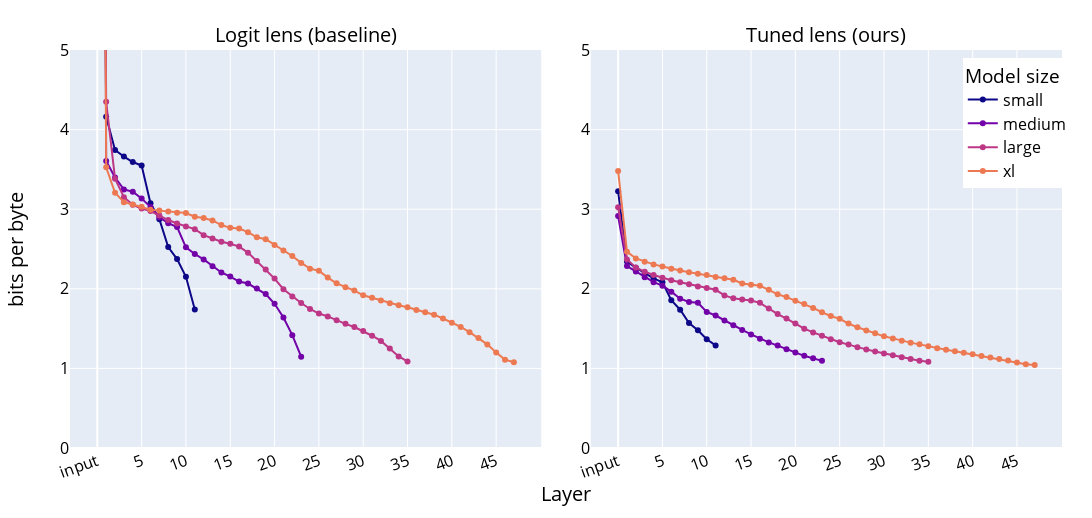

The cell this chart's notebook holds for it:
### Markdown cell above
# GPT-2

### Code cell
from plotly.subplots import make_subplots
import plotly.express as px
import plotly.graph_objects as go

PAGE_WIDTH = 6.75 * 96 * 2

from transformers import AutoConfig, AutoModel
import numpy as np
import torch as th


MODELS = [
    "gpt2", "gpt2-medium", "gpt2-large", "gpt2-xl",
]
NAMES = [
    "small", "medium", "large", "xl"
]

DEPTHS = []
PARAMS = []
WIDTHS = []
baselines = {}
metrics = {}
root = "/mnt/ssd-1/nora/real-lenses/gpt2/"

for name, model in zip(NAMES, MODELS):
    config = AutoConfig.from_pretrained(model)
    m = AutoModel.from_config(config)
    DEPTHS.append(config.num_hidden_layers)
    PARAMS.append(
        sum(p.numel() for p in m.parameters() if p.requires_grad)
    )
    WIDTHS.append(config.hidden_size)

    results = th.load(
        root + f"{name}/affine/eval/aggregate_metrics.pt",
        map_location="cpu"
    )
    baselines[name] = list(results['baseline_ce'].values())
    metrics[name] = list(results['lens_ce'].values())


master = make_subplots(
    rows=1,
    cols=2,
    subplot_titles=("Logit lens (baseline)", "Tuned lens (ours)"),
    horizontal_spacing=0.05,
    vertical_spacing=0.1,
    x_title="Layer",
    y_title="bits per byte",
).add_traces([
    go.Scatter(
        x=np.arange(depth),
        y=baselines[name][:-1],
        marker_color=color,
        mode="lines+markers",
        name=name,
        showlegend=False,
    ) for color, model, name, depth in zip(
        px.colors.sequential.Plasma[::2],
        MODELS,
        NAMES,
        DEPTHS
    )
], rows=1, cols=1
).add_traces([
    go.Scatter(
        x=np.arange(depth),
        y=metrics[name],
        marker_color=color,
        mode="lines+markers",
        name=name,
       # opacity=0.8,
    ) for color, model, name, depth in zip(
        px.colors.sequential.Plasma[::2],
        MODELS,
        NAMES,
        DEPTHS
    )
], rows=1, cols=2
).update_xaxes(
    dtick=5,
).update_yaxes(
    range=[0, 5],
).update_annotations(
    font=dict(size=20, color="black"),
).update_layout(
    font=dict(size=16, color="black"),
    height=PAGE_WIDTH / 2.5,
    hovermode="x unified",
    legend=dict(
        title_text="Model size",
        x=0.9,
        y=0.98,
    ),
    xaxis1=dict(
        tickangle=-20,
        tickvals=list(range(0, 50, 5)),
        ticktext=["input"] + [str(i * 5) for i in range(1, 45 - 1)],
    ),
    xaxis2=dict(
        tickangle=-20,
        tickvals=list(range(0, 50 - 1, 5)),
        ticktext=["input"] + [str(i * 5) for i in range(1, 45 - 1)],
    ),
    margin_l=70,
    margin_r=30,
    margin_t=50,
    margin_b=70,
    width=PAGE_WIDTH,
)
master

### Figure 1 — Plotly figure (JSON) as saved in the notebook; plotly's stock layout.template omitted (floating-point values rounded to 4 significant figures)
{"data": [{"marker": {"color": "#0d0887"}, "mode": "lines+markers", "name": "small", "showlegend": false, "type": "scatter", "x": [0, 1, 2, 3, 4, 5, 6, 7, 8, 9, 10, 11], "xaxis": "x", "y": [20.91, 4.16, 3.743, 3.661, 3.592, 3.549, 3.073, 2.875, 2.524, 2.374, 2.151, 1.741], "yaxis": "y"}, {"marker": {"color": "#7201a8"}, "mode": "lines+markers", "name": "medium", "showlegend": false, "type": "scatter", "x": [0, 1, 2, 3, 4, 5, 6, 7, 8, 9, 10, 11, 12, 13, 14, 15, 16, 17, 18, 19, 20, 21, 22, 23], "xaxis": "x", "y": [34.05, 3.606, 3.399, 3.248, 3.22, 3.136, 3.027, 2.9, 2.824, 2.776, 2.52, 2.437, 2.369, 2.284, 2.205, 2.154, 2.091, 2.066, 2.003, 1.934, 1.812, 1.639, 1.418, 1.147], "yaxis": "y"}, {"marker": {"color": "#bd3786"}, "mode": "lines+markers", "name": "large", "showlegend": false, "type": "scatter", "x": [0, 1, 2, 3, 4, 5, 6, 7, 8, 9, 10, 11, 12, 13, 14, 15, 16, 17, 18, 19, 20, 21, 22, 23, 24, 25, 26, 27, 28, 29, 30, 31, 32, 33, 34, 35], "xaxis": "x", "y": [21.63, 4.35, 3.383, 3.151, 3.055, 3.009, 2.977, 2.922, 2.864, 2.82, 2.783, 2.75, 2.674, 2.632, 2.591, 2.565, 2.53, 2.454, 2.35, 2.243, 2.129, 1.995, 1.905, 1.821, 1.746, 1.689, 1.653, 1.604, 1.56, 1.52, 1.47, 1.41, 1.346, 1.249, 1.15, 1.087], "yaxis": "y"}, {"marker": {"color": "#ed7953"}, "mode": "lines+markers", "name": "xl", "showlegend": false, "type": "scatter", "x": [0, 1, 2, 3, 4, 5, 6, 7, 8, 9, 10, 11, 12, 13, 14, 15, 16, 17, 18, 19, 20, 21, 22, 23, 24, 25, 26, 27, 28, 29, 30, 31, 32, 33, 34, 35, 36, 37, 38, 39, 40, 41, 42, 43, 44, 45, 46, 47], "xaxis": "x", "y": [24.39, 3.527, 3.207, 3.088, 3.059, 3.03, 2.993, 2.982, 2.972, 2.955, 2.952, 2.905, 2.89, 2.859, 2.8, 2.768, 2.756, 2.712, 2.647, 2.623, 2.551, 2.48, 2.412, 2.325, 2.253, 2.227, 2.141, 2.069, 2.021, 1.977, 1.918, 1.887, 1.852, 1.819, 1.794, 1.767, 1.734, 1.704, 1.675, 1.627, 1.573, 1.522, 1.455, 1.381, 1.302, 1.201, 1.11, 1.078], "yaxis": "y"}, {"marker": {"color": "#0d0887"}, "mode": "lines+markers", "name": "small", "type": "scatter", "x": [0, 1, 2, 3, 4, 5, 6, 7, 8, 9, 10, 11], "xaxis": "x2", "y": [3.225, 2.342, 2.266, 2.193, 2.13, 2.082, 1.857, 1.737, 1.57, 1.478, 1.366, 1.288], "yaxis": "y2"}, {"marker": {"color": "#7201a8"}, "mode": "lines+markers", "name": "medium", "type": "scatter", "x": [0, 1, 2, 3, 4, 5, 6, 7, 8, 9, 10, 11, 12, 13, 14, 15, 16, 17, 18, 19, 20, 21, 22, 23], "xaxis": "x2", "y": [2.913, 2.286, 2.218, 2.146, 2.083, 2.04, 1.964, 1.875, 1.835, 1.824, 1.71, 1.665, 1.602, 1.543, 1.483, 1.427, 1.372, 1.326, 1.287, 1.241, 1.2, 1.158, 1.126, 1.095], "yaxis": "y2"}, {"marker": {"color": "#bd3786"}, "mode": "lines+markers", "name": "large", "type": "scatter", "x": [0, 1, 2, 3, 4, 5, 6, 7, 8, 9, 10, 11, 12, 13, 14, 15, 16, 17, 18, 19, 20, 21, 22, 23, 24, 25, 26, 27, 28, 29, 30, 31, 32, 33, 34, 35], "xaxis": "x2", "y": [3.024, 2.368, 2.268, 2.213, 2.173, 2.138, 2.107, 2.082, 2.058, 2.03, 2.009, 1.987, 1.917, 1.88, 1.866, 1.853, 1.823, 1.754, 1.683, 1.627, 1.564, 1.499, 1.453, 1.409, 1.365, 1.328, 1.299, 1.265, 1.239, 1.212, 1.188, 1.165, 1.14, 1.118, 1.097, 1.083], "yaxis": "y2"}, {"marker": {"color": "#ed7953"}, "mode": "lines+markers", "name": "xl", "type": "scatter", "x": [0, 1, 2, 3, 4, 5, 6, 7, 8, 9, 10, 11, 12, 13, 14, 15, 16, 17, 18, 19, 20, 21, 22, 23, 24, 25, 26, 27, 28, 29, 30, 31, 32, 33, 34, 35, 36, 37, 38, 39, 40, 41, 42, 43, 44, 45, 46, 47], "xaxis": "x2", "y": [3.481, 2.467, 2.381, 2.339, 2.307, 2.28, 2.252, 2.229, 2.209, 2.19, 2.175, 2.148, 2.132, 2.113, 2.066, 2.05, 2.038, 1.988, 1.931, 1.896, 1.85, 1.809, 1.76, 1.706, 1.657, 1.624, 1.563, 1.518, 1.478, 1.442, 1.403, 1.377, 1.346, 1.324, 1.302, 1.278, 1.252, 1.234, 1.216, 1.196, 1.177, 1.157, 1.137, 1.119, 1.099, 1.075, 1.054, 1.044], "yaxis": "y2"}], "layout": {"annotations": [{"font": {"color": "black", "size": 20}, "showarrow": false, "text": "Logit lens (baseline)", "x": 0.2375, "xanchor": "center", "xref": "paper", "y": 1, "yanchor": "bottom", "yref": "paper"}, {"font": {"color": "black", "size": 20}, "showarrow": false, "text": "Tuned lens (ours)", "x": 0.7625, "xanchor": "center", "xref": "paper", "y": 1, "yanchor": "bottom", "yref": "paper"}, {"font": {"color": "black", "size": 20}, "showarrow": false, "text": "Layer", "x": 0.5, "xanchor": "center", "xref": "paper", "y": 0, "yanchor": "top", "yref": "paper", "yshift": -30}, {"font": {"color": "black", "size": 20}, "showarrow": false, "text": "bits per byte", "textangle": -90, "x": 0, "xanchor": "right", "xref": "paper", "xshift": -40, "y": 0.5, "yanchor": "middle", "yref": "paper"}], "font": {"color": "black", "size": 16}, "height": 518.4, "hovermode": "x unified", "legend": {"title": {"text": "Model size"}, "x": 0.9, "y": 0.98}, "margin": {"b": 70, "l": 70, "r": 30, "t": 50}, "width": 1296, "xaxis": {"anchor": "y", "domain": [0, 0.475], "dtick": 5, "tickangle": -20, "ticktext": ["input", "5", "10", "15", "20", "25", "30", "35", "40", "45", "50", "55", "60", "65", "70", "75", "80", "85", "90", "95", "100", "105", "110", "115", "120", "125", "130", "135", "140", "145", "150", "155", "160", "165", "170", "175", "180", "185", "190", "195", "200", "205", "210", "215"], "tickvals": [0, 5, 10, 15, 20, 25, 30, 35, 40, 45]}, "xaxis2": {"anchor": "y2", "domain": [0.525, 1], "dtick": 5, "tickangle": -20, "ticktext": ["input", "5", "10", "15", "20", "25", "30", "35", "40", "45", "50", "55", "60", "65", "70", "75", "80", "85", "90", "95", "100", "105", "110", "115", "120", "125", "130", "135", "140", "145", "150", "155", "160", "165", "170", "175", "180", "185", "190", "195", "200", "205", "210", "215"], "tickvals": [0, 5, 10, 15, 20, 25, 30, 35, 40, 45]}, "yaxis": {"anchor": "x", "domain": [0, 1], "range": [0, 5]}, "yaxis2": {"anchor": "x2", "domain": [0, 1], "range": [0, 5]}}}
